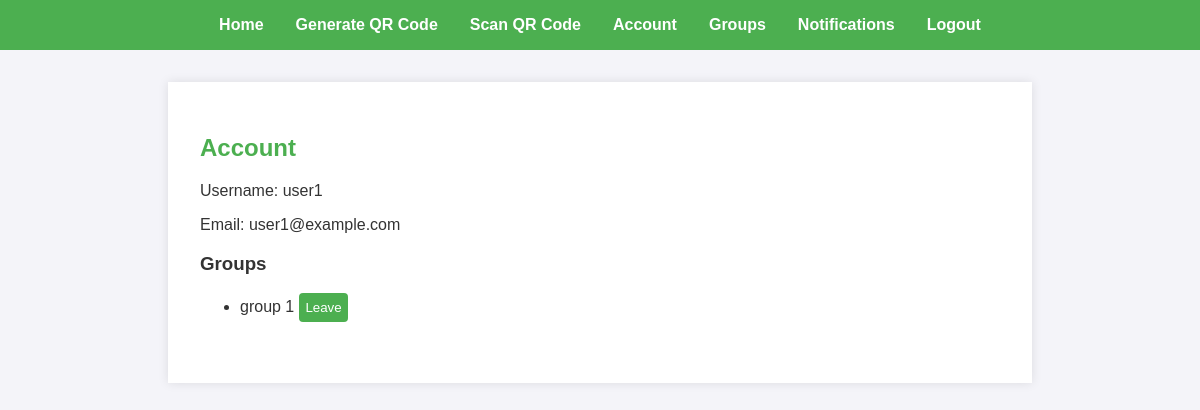
Page /account (signed in) on the committed database.
### tables this page shows
CREATE TABLE users (
                username TEXT PRIMARY KEY,
                email TEXT NOT NULL,
                password TEXT NOT NULL,
                public_key BLOB NOT NULL,
                private_key BLOB NOT NULL
            );

CREATE TABLE group_members (
                username TEXT,
                group_name TEXT,
                accepted INTEGER DEFAULT 0,
                FOREIGN KEY (username) REFERENCES users (username),
                FOREIGN KEY (group_name) REFERENCES groups (group_name),
                PRIMARY KEY (username, group_name)
            );

### app.py (the view)
@app.route('/account', methods=['GET'])
@login_required
def account():
    try:
        username = session.get('username')
        if not username:
            flash('User not logged in', 'danger')
            return redirect(url_for('login'))
        user_info = db.get_user_info(username)
        if not user_info:
            flash('User not found', 'danger')
            return redirect(url_for('login'))
        groups = db.get_user_groups(username)
        if groups is None:
            groups = []
        user = {'username': user_info[0], 'email': user_info[1], 'groups': groups}
        return render_template('account.html', user=user)
    except Exception as e:
        logging.error(f"Error loading account page: {e}")
        flash('An error occurred while loading your account information', 'danger')
        return redirect(url_for('index'))

### app.py (called while the page is built)
def login_required(f):
    @wraps(f)
    def decorated_function(*args, **kwargs):
        if 'username' not in session:
            return redirect(url_for('login'))
        return f(*args, **kwargs)
    return decorated_function

### utils/database.py (called while the page is built)
    def get_user_info(self, username):
        with self.conn:
            user = self.conn.execute('SELECT username, email FROM users WHERE username = ?', (username,)).fetchone()
            return user if user else None

    def get_user_groups(self, username):
        with self.conn:
            return [row[0] for row in self.conn.execute('''
                SELECT group_name FROM group_members WHERE username = ? AND accepted = 1
            ''', (username,)).fetchall()]

### templates/account.html (shortened to what this page needs)
{% extends "base.html" %}
{% block content %}
    <h2>Account</h2>
    <p>Username: {{ user.username }}</p>
    <p>Email: {{ user.email }}</p>
    <h3>Groups</h3>
    {% if user.groups %}
        <ul>
            {% for group in user.groups %}
                <li>
                    {{ group }}
                    <form method="POST" action="{{ url_for('leave_group') }}" style="display:inline;">
                        <button type="submit">Leave</button>
                    </form>
                </li>
            {% endfor %}
        </ul>
    {% else %}
        <p>You are not in any groups.</p>
    {% endif %}
{% endblock %}

### static/css/styles.css (style rules this page uses)
body { font-family: Arial, sans-serif; background-color: #f4f4f9; margin: 0; padding: 0; color: #333; }
h2 { color: #4CAF50; }
form { display: flex; flex-direction: column; }
input[type="text"], input[type="password"], button { padding: 0.5em; margin-bottom: 1em; border: 1px solid #ddd; border-radius: 4px; }
button { background-color: #4CAF50; color: white; border: none; cursor: pointer; }

### rows in the picture
users: username "user1", email "user1@example.com"
group_members: group_name "group 1"
